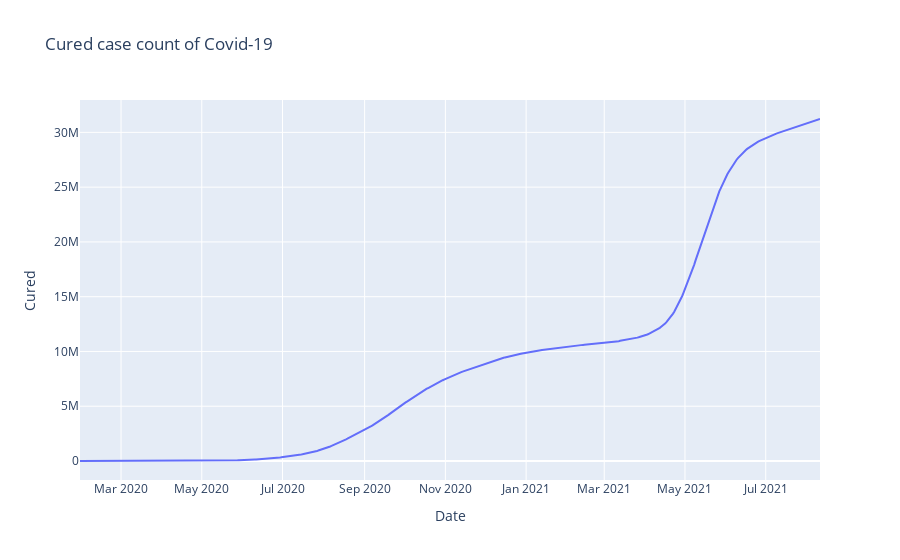

This figure's notebook cell:
### Code cell
#plot of cured cases
fig = px.line(case_by_date, y="Cured", title='Cured case count of Covid-19')
fig.show()

### Figure 1 — Plotly figure (JSON) as saved in the notebook; plotly's stock layout.template omitted (floating-point values rounded to 4 significant figures; data arrays with more than 128 entries replaced by an {"elided": "..."} marker saying what was removed)
{"data": [{"hovertemplate": "Date=%{x}<br>Cured=%{y}<extra></extra>", "legendgroup": "", "line": {"color": "#636efa", "dash": "solid"}, "mode": "lines", "name": "", "orientation": "v", "showlegend": false, "type": "scatter", "x": {"elided": "560 str values"}, "xaxis": "x", "y": {"elided": "560 int values"}, "yaxis": "y"}], "layout": {"legend": {"tracegroupgap": 0}, "title": {"text": "Cured case count of Covid-19"}, "xaxis": {"anchor": "y", "domain": [0, 1], "title": {"text": "Date"}}, "yaxis": {"anchor": "x", "domain": [0, 1], "title": {"text": "Cured"}}}}
